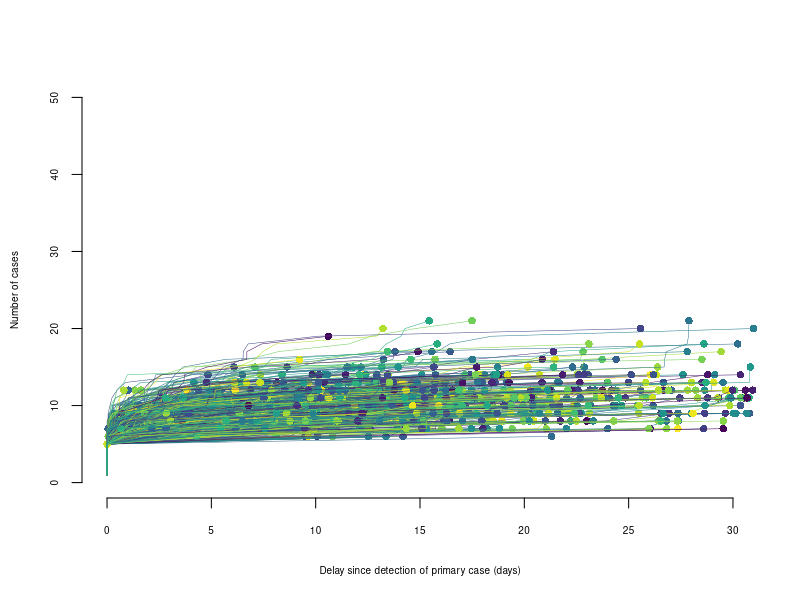

Write R code to recreate this figure.
#################################################################
## Branching process model for generating final epidemic size of 
## symptomatic cholera cases in a small outbreak (ring) 
## Ruwan Ratnayake, September 2020
## Code for branching process adapted from Althaus, 2015 
## <doi.org/10.1016/S1473-3099(15)70135-0>
#################################################################


##############################
# 0 - Load libraries
##############################

library(truncnorm)
library(fitdistrplus)
library(viridis)


##############################
# 1 - Parameters
##############################

# Incubation period and serial interval (gamma distribution) (Kahn, 2019, Azman, 2015) 
r.0          <- 2.5 #Azman, 2015 (early reproduction number before intervention)
ser.int      <- 5   #Kahn, 2019; Azman, 2015
ser.int.rate <- 0.1 #Kahn, 2019; Azman, 2015
ser.int.shape<- 0.5 #Kahn, 2019; Azman, 2015
k            <- 4.5 #Moore, 2014 (dispersion parameter for low potential of superspreading)

# Baseline scenario
cap.max.days <- 30 #Days under observation
cap.cases    <- 1000 #Maximum number of cases within a ring

# Estimates of reduction of R0
antibiotic.eff <- 0.66 #ACP, Reveiz 2011 (meta-analysis)
vacc.2m.eff    <- 0.87 #OCV, 2 month, Azman, 2015 (case-cohort)
water.tx.eff   <- 0.26 #POUWT, Fewtrell, 2005 (meta-analysis)
water.store.eff<- 0.21 #Safe storage, Roberts 2001 (RCT)
pop.cover      <- 0.8  #Coverage at the population level   

# Overall effectiveness of CATI
# Impact (effected on 1st day; initial). Assume no impact from vaccination.
# Estimated reduction of R0 by CATI without vaccination is 0.8
cati.efficacy      <- 1-((1-antibiotic.eff)*(1-water.tx.eff)*(1-water.store.eff))
# Estimated impact within first week is to knock down R0 to 0.998
cati.effectiveness <- pop.cover*cati.efficacy
re.cati.0.6.d      <- r.0*(1-(cati.effectiveness))

# Impact (effected on 7th day; initial). Include impact from vaccination.
# Estimated reduction of R0 by CATI without vaccination results in Re=0.97
cati.vacc.efficacy      <-  1-((1-vacc.2m.eff)*(1-antibiotic.eff)*(1-water.tx.eff)*(1-water.store.eff))
# Estimated reduction of R0 by CATI with vaccination results in Re=0.67
cati.vacc.effectiveness <- pop.cover*cati.vacc.efficacy
re.cati.7.d             <- r.0*(1-(cati.vacc.effectiveness))
  

######################################
# 2 - Run the branching process model
######################################

set.seed(123)
runs          <- 1000
delay.distr   <- rtruncnorm(n=1000, a=1, b=6, mean=3, sd=2) 
# distribution of delays that can be randomly selected for each run
seed          <- 5

# Simulate outbreak trajectory over a 30-day period (maximum 1000 cases per ring)
plot(NA,xlim=c(0,30),ylim=c(0,50),xlab="Delay since detection of primary case (days)",
     ylab="Number of cases", cex.lab=0.6, cex.axis=0.6, frame=FALSE)
cols <- sample(viridis(runs))

# Simulate epidemic growth given varying R values as a result of R0 (day 1),
# implementation on day 1, CATI without vaccination protection (days 2-6), 
# CATI with vaccination protection (days 7-30)

total.cases <- integer(runs) # set frame with 1000 runs 
#total.cases <- data.frame(integer(runs), delay.distr)

# *** How do I include delay.distr? I would like to iterate each run over the 
# corresponding value from the delay.distr to force a delay on CATI implementation*** 

for(i in 1:runs) {
  cases <- seed
  t <- rep(0,seed)
  times <- t # Am I missing a delay statement here?
  
while(cases > 0) # Am I missing a delay statement here?
  
  if (length(times)<2) # Use different Re values as CATI is implemented. Here it's R0.
    {secondary <- rnbinom(cases,size=k,mu=r.0)
    t.new <- numeric() + delay.distr
    for(j in 1:length(secondary)) {
      t.new <- c(t.new,t[j] + rgamma(secondary[j],shape=ser.int.shape[1],
                                     scale=(1/ser.int.rate)))
    }
    cases <- length(t.new) & cases<cap.cases
    t <- t.new
    times <- c(times[times<31],t.new)
  } 
  else if (length(times)>1 & length(times)<7) { #Here it's Re with CATI (no OCV protection)
    secondary <- rnbinom(cases,size=k,mu=re.cati.0.6.d)
    t.new <- numeric()
    for(j in 1:length(secondary)) {
      t.new <- c(t.new,t[j] + rgamma(secondary[j],shape=ser.int.shape[1],
                                     scale=(1/ser.int.rate)))
    }
    cases <- length(t.new) & cases<cap.cases
    t <- t.new
    times <- c(times[times<31],t.new)
  } 
  else if (length(times)>6 & length(times)<31){ # Here it's Re with CATI (and OCV protection)
    secondary <- rnbinom(cases,size=k,mu=re.cati.7.d)
    t.new <- numeric()
    for(j in 1:length(secondary)) {
      t.new <- c(t.new,t[j] + rgamma(secondary[j],shape=ser.int.shape[1],
                                     scale=(1/ser.int.rate)))
    }
    cases <- length(t.new) & cases<cap.cases
    t <- t.new
    times <- c(times[times<31],t.new)
  } 
  lines(sort(times),1:length(times),col=cols[i],lwd=0.5)
  points(max(times),length(times),col=cols[i],pch=16)
  total.cases[i] <-length(times)
}


##############################
# 3 - Generate results
##############################

# Generate final epidemic size and parameters
print(total_cases.median <- median(total.cases))
print(total_cases.sd <- sd(total.cases))
print(total_cases.range <- range(total.cases))

# Transform into log scale to estimate proportion of observations under 
# 5, 10, and 20 cases, using a log normal distribution
lsm=log(total_cases.median)-(1/2)*log((total_cases.sd/total_cases.median)^2+1)
lssd=sqrt(log((total_cases.sd/total_cases.median)^2+1))
plnorm(5, lsm, lssd)
plnorm(10, lsm, lssd)
plnorm(20, lsm, lssd)

# Create dataframe with final epidemic size and incidence across 200 runs
# ***I want to have another column for the delay used***
# Incidence = (epidemic size/500 population) * 1000
cases.df <- data.frame("run.num"=1:200, "symp.chol.cases.30d" = total.cases,
                       "chol.inc.1000.30d" = (total.cases/500)*1000)
View(cases.df)
write.csv(cases.df,"C:\\Users\\Ruwan\\Desktop\\Sample-size-simulation\\Incidence.csv", row.names = FALSE)
